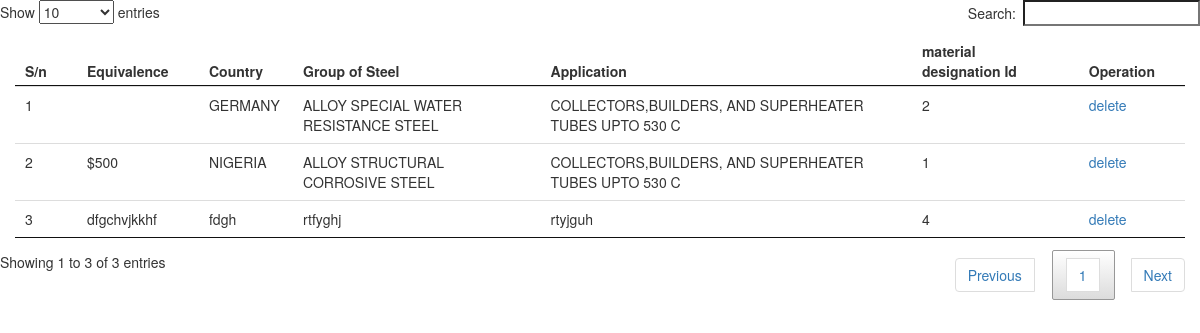
Page /admin/generalprop_list.php on the committed database.
### tables this page shows
CREATE TABLE IF NOT EXISTS `general_prop` (
`id` int(10) NOT NULL,
  `equivalence` varchar(200) DEFAULT NULL,
  `country` varchar(200) NOT NULL,
  `group_of_steel` varchar(200) NOT NULL,
  `application` varchar(200) NOT NULL,
  `material_desc_id` int(10) unsigned NOT NULL
);

### admin/generalprop_list.php (the view, shortened to what this page needs)
<!DOCTYPE html>
<html>
	<head>
		<link rel="stylesheet" type="text/css" href="./css/bootstrap.min.css">
		<link rel="stylesheet" type="text/css" href="./css/dataTables.bootstrap.min.css">
		<link rel="stylesheet" type="text/css" href="./css/jquery.dataTables.min.css">
		<link rel="stylesheet" type="text/css" href="./css/jquery.dataTables_themeroller.css">
	</head>
	<body>
		<div>
			<div class="col-md-12">
				<table id="myTable" class="table">
					<thead>
						<th>S/n</th>
						<th>Equivalence</th>
						<th>Country</th>
						<th>Group of Steel</th>
						<th>Application</th>
						<th>material designation Id</th>
						<th>Operation</th>
					</thead>
					<tbody>
						<?php
							$sn=1;
							$query=mysql_query("SELECT * FROM general_prop");
							while($row = mysql_fetch_array($query))
							{
						?>
								<tr>
									<td><?php echo $sn ?></td>
									<td><?php echo $row['equivalence'] ?></td>
							        <td><?php echo $row['country'] ?></td>
							        <td><?php echo $row['group_of_steel'] ?></td>
							        <td><?php echo $row['application'] ?></td>
							        <td><?php echo $row['material_desc_id'] ?></td>
									<td><a  href="delete.php?general=<?php echo $row['id'] ?>">delete</a></td>
								</tr>
								<?php $sn = $sn + 1; ?>
						<?php
							}
						?>
					</tbody>
				</table>
			</div>
		</div>
	</body>
</html>

### rows in the picture
general_prop: country "GERMANY", group_of_steel "ALLOY SPECIAL WATER RESISTANCE STEEL", application "COLLECTORS,BUILDERS, AND SUPERHEATER TUBES UPTO 530 C", material_desc "2"
general_prop: equivalence "$500", country "NIGERIA", group_of_steel "ALLOY STRUCTURAL CORROSIVE STEEL", application "COLLECTORS,BUILDERS, AND SUPERHEATER TUBES UPTO 530 C", material_desc "1"
general_prop: equivalence "dfgchvjkkhf", country "fdgh", group_of_steel "rtfyghj", application "rtyjguh", material_desc "4"
